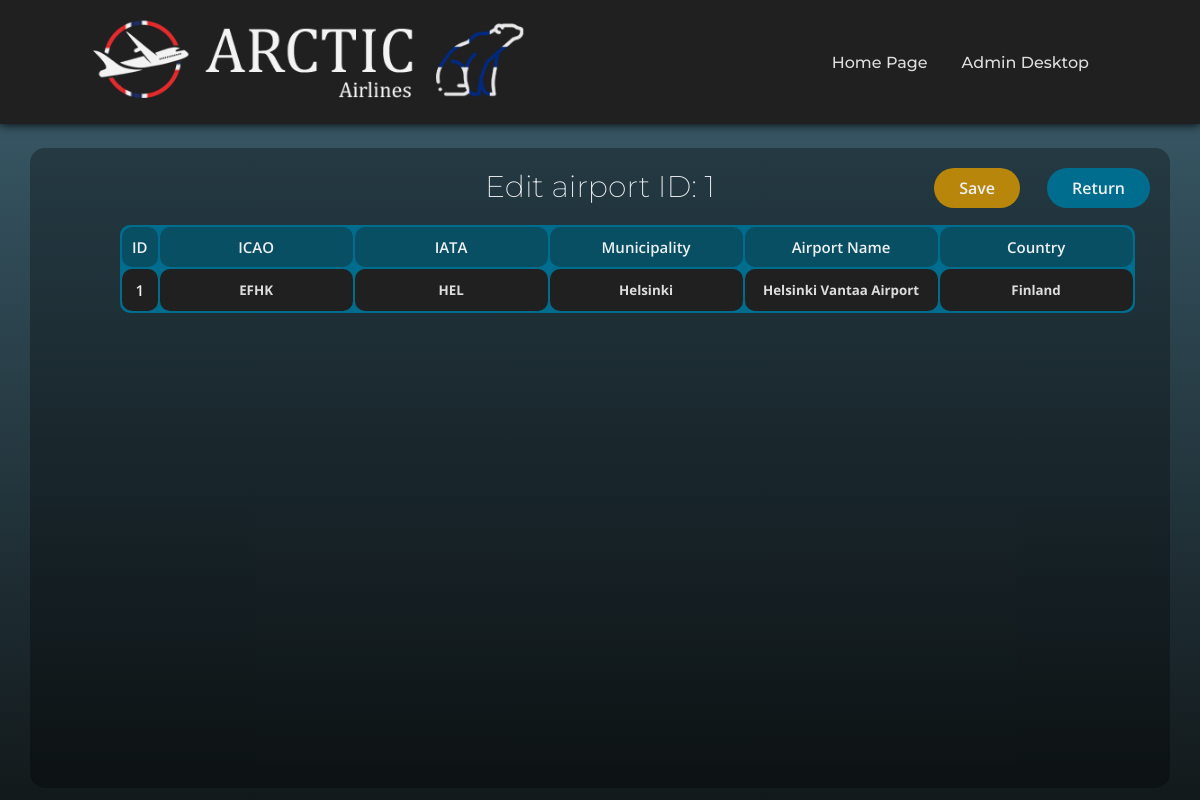
/PHP/admin/airports_mod.php?mod=2&id=1 (signed in), run on the app's committed database.
### tables this page shows
CREATE TABLE `airports` (
  `ID` int(11) NOT NULL,
  `ICAO` char(4) NOT NULL,
  `IATA` char(3) NOT NULL,
  `Municipality` varchar(128) NOT NULL,
  `Name` varchar(128) NOT NULL,
  `Country` varchar(128) DEFAULT NULL
);

### PHP/admin/airports_mod.php (the view, shortened to what this page needs)
<?php
include("../connect.php");
if(isset($_GET['mod'])){
    if($_GET['mod']==1 && isset($_GET['id'])){
        $airport_id=$_GET['id'];
        $delete_query = $server_connection->query("DELETE FROM airports WHERE ID=$airport_id");
        $server_connection->close();
        exit(header("location: ./airports.php"));
    }
    elseif($_GET['mod']==2 && isset($_GET['id'])){
        $airport_id=$_GET['id'];
        ?>
        <!DOCTYPE html>
        <html>
            <head>
                <link rel="stylesheet" href="../../CSS/style.css">
                <link rel="stylesheet" href="../../CSS/style8.css">
            </head>
            <body>
                <header>
                    <a href="../../index.php" class="logo"><img src="../../art/logo.png"></a>
                    <nav>
                        <ul class="nav_links">
                            <li><a href="../../index.php">Home Page</a></li>
                            <li><a href="./desktop.php">Admin Desktop</a></li>
                        </ul>
                    </nav>
                </header>
                <div class="box">
                    <h1>Edit airport ID: <?php echo $airport_id ?></h1>
                    <form method='POST' enctype='multipart/form-data'>
                        <table>
                            <tr>
                                <th>ID</th>
                                <th>ICAO</th>
                                <th>IATA</th>
                                <th>Municipality</th>
                                <th>Airport Name</th>
                                <th>Country</th>
                            </tr>
                            <tr>
                                <?php
                                $select_query = $server_connection->query("SELECT * FROM airports WHERE ID=$airport_id");
                                while($row = $select_query->fetch_assoc()){
                                    echo"<td class='id'>".$row['ID']."</td>";
                                    echo"<td><input type='text' name='ICAO' value='".$row['ICAO']."' required></td>";
                                    echo"<td><input type='text' name='IATA' value='".$row['IATA']."' required></td>";
                                    echo"<td><input type='text' name='Municipality' value='".$row['Municipality']."' required></td>";
                                    echo"<td><input type='text' name='Name' value='".$row['Name']."' required></td>";
                                    echo"<td><input type='text' name='Country' value='".$row['Country']."' required></td>";
                                }
                                ?>
                            </tr>
                        </table>
                        <input class="save" type="submit" value="Save">
                    </form>
                    <a href="./airports.php"><button class="button">Return</button></a>
                </div>
            </body>
        </html>
        <?php
    }
    else{
        $server_connection->close();
        exit(header("location: ../../HTML/oopsies.html"));
    }
}
else{
    $server_connection->close();
    exit(header("location: ../../HTML/oopsies.html"));
}
?>

### CSS/style.css (style rules this page uses)
:root { --main_gradient: linear-gradient(0deg, #12191b, #3d6070 100%); --oceanblue: #304d6e; --greenishblue: #006d8f; --greenishblue2: #094f64; --highlights: #00c3ff; --textwhite: #edf0f1; --textlight: #dddddd; }
* { margin: 0; padding: 0; box-sizing: border-box; }
body { min-height: 100vh; background: var(--main_gradient); }
header { background-color: #202020; display: flex; justify-content: flex-end; align-items: center; padding: 10px 8vw; box-shadow: 0 0 10px; transition-property: box-shadow; transition-duration: 400ms; transition-delay: 50ms; }
.nav_links { list-style: none; }
.nav_links li { display: inline-block; padding: 0px 15px; }
.nav_links a { font-family: 'Montserrat', sans-serif; font-style: normal; font-weight: 500; font-size: 16px; color: var(--textlight); text-decoration: none; transition: all, 200ms; }
.logo { scale: 90%; opacity: 95%; margin-right: auto; margin-left: -3vw; }

### CSS/style8.css (style rules this page uses)
:root { --main_gradient: linear-gradient(0deg, #12191b, #3d6070 100%); --oceanblue: #304d6e; --greenishblue: #006d8f; --greenishblue2: #094f64; --highlights: #00c3ff; --textwhite: #edf0f1; --textlight: #dddddd; }
body { background: var(--main_gradient); background-attachment: fixed; }
.box { position: relative; width: 95vw; height: 80vh; left: 2.5vw; top: 3vh; background-color: rgba(0, 0, 0, 0.3); border-radius: 15px; text-align: center; overflow-y: scroll; }
.box h1 { padding: 20px 10px; font-family: 'Montserrat', sans-serif; font-size: 30px; font-weight: 200; color: var(--textwhite); cursor: default; }
table { position: absolute; left: calc(50% - 40vw); width: 80vw; background-color: var(--greenishblue); border-radius: 10px; }
th { background-color: var(--greenishblue2); font-family: 'Open Sans', sans-serif; font-size: 15px; font-weight: 600; color: var(--textwhite); padding: 10px; border-radius: 10px; }
td { text-align: center; background-color: #202020; font-family: 'Open Sans', sans-serif; font-size: 15px; font-weight: 600; color: rgb(170, 170, 170); padding: 5px; border-radius: 10px; }
.id { color: var(--textwhite); }
.button { position: absolute; top: 20px; right: 20px; font-family: 'Open Sans', sans-serif; font-style: normal; font-weight: 600; font-size: 16px; background-color: var(--greenishblue); color: var(--textwhite); padding: 9px 25px; border: none; border-radius: 20px; cursor: pointer; transition: background-color 200ms; }
input[type=text], input[type=date], input[type=time] { background-color: #202020; border: 2px solid #202020; border-radius: 15px; padding: 5px 10px; color: var(--textlight); font-family: 'Open Sans', sans-serif; font-weight: 700; text-align: center; transition: border 200ms; }
.save { position: absolute; top: 20px; right: 150px; font-family: 'Open Sans', sans-serif; font-style: normal; font-weight: 600; font-size: 16px; background-color: darkgoldenrod; color: var(--textwhite); padding: 9px 25px; border: none; border-radius: 20px; cursor: pointer; transition: background-color 200ms; }

### data on the page
airports: ID "1", ICAO "EFHK", IATA "HEL", Municipality "Helsinki", Name "Helsinki Vantaa Airport", Country "Finland"

### other printed values
$airport_id "1"
